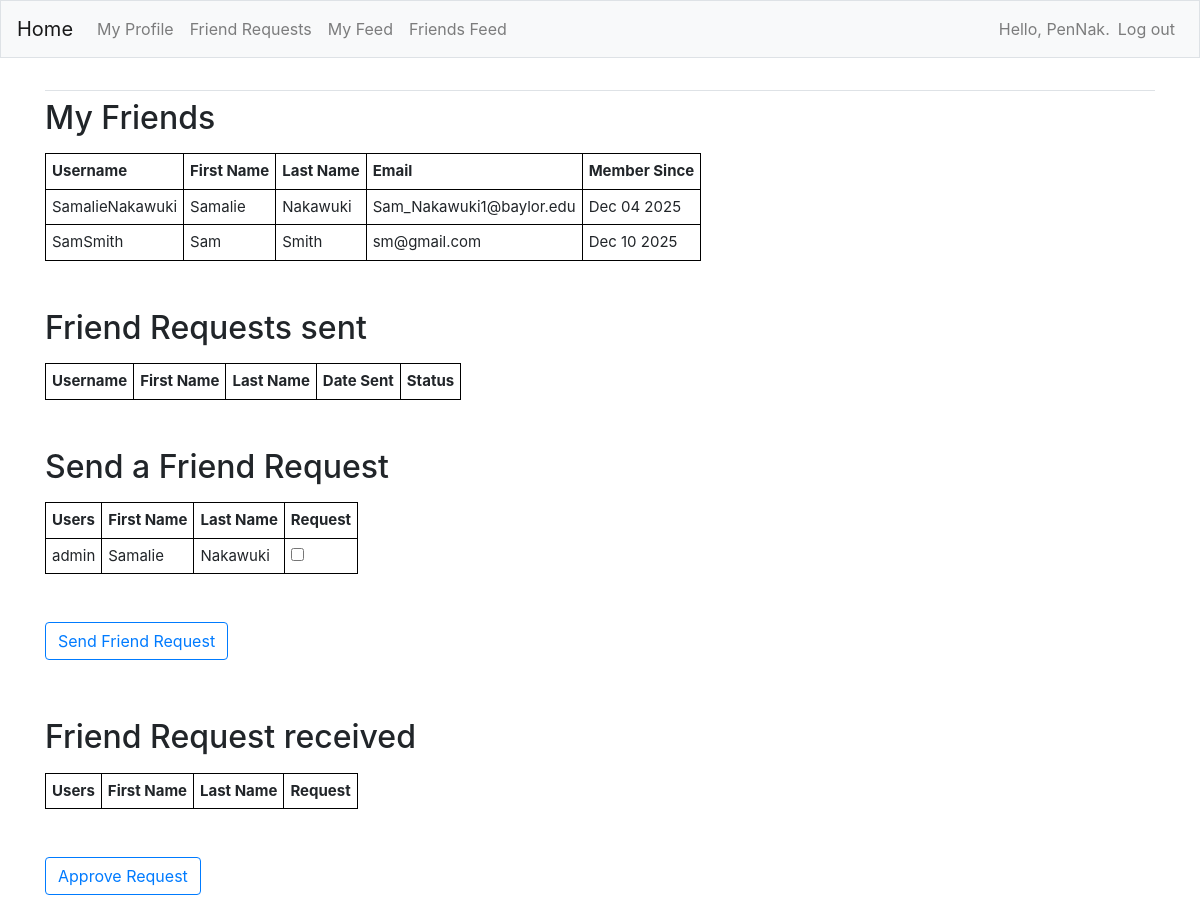
The page /friends/ (signed in) on the database its author committed.
### FeedApp/models.py (models this page shows)
class Profile(models.Model):
    first_name = models.CharField(max_length=200, blank=True)
    last_name = models.CharField(max_length=200, blank=True)
    email = models.EmailField(max_length=300, blank=True)
    dob = models.DateField(null=True, blank=True)
    bio = models.TextField(blank=True)
    user = models.OneToOneField(User, on_delete=models.CASCADE)
    friends = models.ManyToManyField('auth.User', blank=True, related_name='friends')
    created = models.DateTimeField(auto_now=True)
    updated = models.DateTimeField(auto_now_add=True)
    def __str__(self):
        return f"{self.user.username}"

### FeedApp/views.py (the view, shortened to what this page needs)
# urls.py: path('friends/', views.friends, name='friends'),
@login_required
def friends(request):
    admin_profile = Profile.objects.get(user=1)  # Assuming user with ID 1 is the admin
    user_profile = Profile.objects.get(user=request.user)
    user_friends = user_profile.friends.all()
    user_friends_profiles = Profile.objects.filter(user__in=user_friends)
    user_relationships = Relationship.objects.filter(sender=user_profile)
    request_sent_profiles = user_relationships.values('receiver')
    all_profiles = Profile.objects.exclude(user=request.user).exclude(id__in=user_friends_profiles).exclude(id__in=request_sent_profiles)
    request_received_profiles = Relationship.objects.filter(receiver=user_profile, status='sent')
    if not user_relationships.exists():
        Relationship.objects.create(sender=user_profile, receiver=admin_profile, status='sent')
    context = {'user_friends_profiles': user_friends_profiles, 'user_relationships': user_relationships,
                'all_profiles': all_profiles, 'request_received_profiles': request_received_profiles}
    return render(request, 'FeedApp/friends.html', context)

### FeedApp/templates/FeedApp/friends.html (shortened to what this page needs)
{% extends "FeedApp/base.html" %}
{% load bootstrap4 %}
{% block content %}
<h2>
    <p>My Friends</p>
</h2>
<table>
    <tr>
        <th>Username</th>
        <th>First Name</th>
        <th>Last Name</th>
        <th>Email</th>
        <th>Member Since</th>
    </tr>
    {% for friend in user_friends_profiles %}
    <tr>
        <td>{{friend}}</td>
        <td>{{friend.first_name}}</td>
        <td>{{friend.last_name}}</td>
        <td>{{friend.email}}</td>
        <td>{{friend.created|date:"M d Y"}}</td>
    </tr>
    {% endfor %}
</table>
<br><br>
<h2>
    <p>Friend Requests sent</p>
</h2>
<table>
    <tr>
        <th>Username</th>
        <th>First Name</th>
        <th>Last Name</th>
        <th>Date Sent</th>
        <th>Status</th>
    </tr>
</table>
<br><br>
<h2>
    <p>Send a Friend Request</p>
</h2>
<form action="{% url 'FeedApp:friends' %}" method='post'>
    <table>
        <tr>
            <th>Users</th>
            <th>First Name</th>
            <th>Last Name</th>
            <th>Request</th>
        </tr>
        {% for profile in all_profiles %}
        <tr>
            <td>{{profile}}</td>
            <td>{{profile.first_name}}</td>
            <td>{{profile.last_name}}</td>
            <td><input type="checkbox" name="send_requests" value="{{profile.id}}"></td>
        </tr>
        {% endfor %}
    </table>
    <br><br>
    <button name="submit" class="btn btn-outline-primary" style="float: left;">Send Friend Request</button>
</form>
<br><br><br><br>
<h2>
    <p>Friend Request received</p>
</h2>
<form action="{% url 'FeedApp:friends' %}" method='post'>
    <table>
        <tr>
            <th>Users</th>
            <th>First Name</th>
            <th>Last Name</th>
            <th>Request</th>
        </tr>
    </table>
    <br><br>
    <button name="submit" class="btn btn-outline-primary" style="float: left;">Approve Request</button>
    <br><br><br><br>
</form>
{% endblock content %}

### FeedApp/templates/FeedApp/base.html (shortened to what this page needs)
{% load bootstrap4 %}
<!doctype html>
<html lang="en">
<head>
    {% bootstrap_css %}
</head>
<body>
    <nav class="navbar navbar-expand-md navbar-light bg-light mb-4 border">
        <a class="navbar-brand" href="{% url 'FeedApp:index'%}">
            Home</a>
        <div class="collapse navbar-collapse" id="navbarCollapse">
            <ul class="navbar-nav mr-auto">
                <li class="nav-item">
                    <a class="nav-link" href="{% url 'FeedApp:profile' %}">My Profile</a>
                </li>
                <li class="nav-item">
                    <a class="nav-link" href="{% url 'FeedApp:friends' %}">Friend Requests</a>
                </li>
                <li class="nav-item">
                    <a class="nav-link" href="{% url 'FeedApp:myfeed' %}">My Feed</a>
                </li>
                <li class="nav-item">
                    <a class="nav-link" href="{% url 'FeedApp:friendsfeed' %}">Friends Feed</a>
                </li>
            </ul>
            <ul class="navbar-nav ml-auto">
                {% if user.is_authenticated %}
                <li class="nav-item">
                    <span class="navbar-text">Hello, {{ user.username }}.</span>
                </li>
                <li class="nav-item">
                    <a class="nav-link" href="{% url 'users:logout' %}">Log out</a>
                </li>
                {% endif %}
            </ul>
        </div>
    </nav>
    <main role="main" class="container">
        <div class="pb-2 mb-2 border-bottom">
        </div>
        <div>
            {% block content %}{% endblock content %}
        </div>
    </main>
</body>
</html>

### FeedApp/templates/FeedApp/friends.html (style rules this page uses)
table { font-size: 15px; width: auto; }
th, td { border: 1px solid black; padding: 6px; }

### rows shown on the page
Profile: user.username "SamalieNakawuki", first_name "Samalie", last_name "Nakawuki", email "Sam_Nakawuki1@baylor.edu", created "Dec 04 2025"
Profile: user.username "SamSmith", first_name "Sam", last_name "Smith", email "sm@gmail.com", created "Dec 10 2025"
Profile: user.username "admin", first_name "Samalie", last_name "Nakawuki"

### other values the page prints
{{ user.username }} "PenNak"
